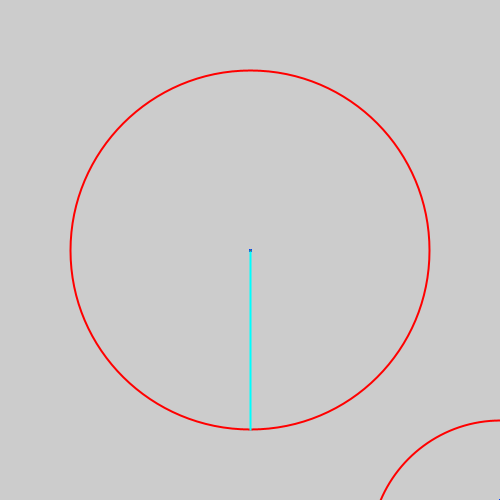
Frame 1 (no input)
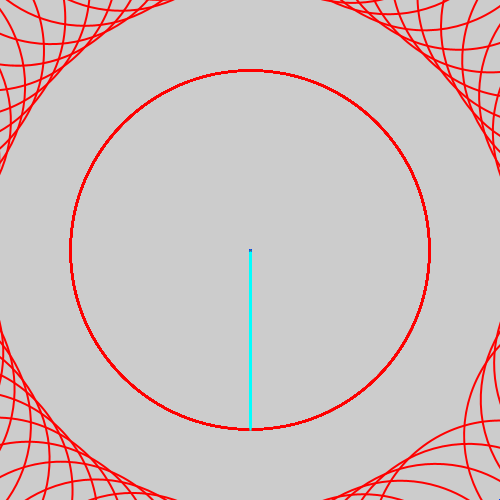
Frame 60 (the mouse pressed at the canvas centre just before this capture)
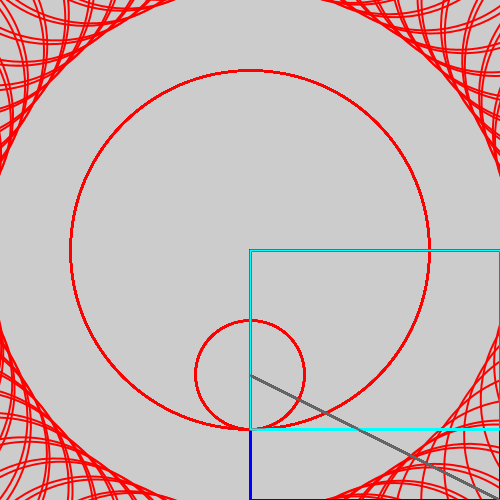
Frame 120 (the mouse held since frame 60 and released just before this capture)

The Processing sketch that drew these frames (run headless with seeded random() and noise(); from frame 60 on, the mouse is pressed at the canvas centre):

// Processing sketch: processing_39624
// ── processing_39624.pde

//GoldenRule rule1;
GoldenRule ruleX;

float rot = 0.0;


void setup() {
  frameRate (20);
  size(500, 500);
  //gr1 = new goldenRule(0,0,0,0);
  //rule1 = new GoldenRule(100.0);
  ruleX= new GoldenRule(111);
  smooth();
}












void keyPressed() {

  if ((key == 'q') || (key == 'Q')) {
    ruleX.change ("circle");
  }
}

void draw() {

  ruleX.draw(mouseX);
  


  // rule1.draw();

  pushMatrix();

  translate(width/2, height/2);
  rotate(rot);
  ruleX.draw(100);
  popMatrix();
  rot += 0.1;
}



class GoldenRule {
  float LengthX = 100;
  float LengthY, LengthA;
  color circleColor;
  color squareColor;
  color rectColor;
  color radiusColor;

  GoldenRule(float _LengthX) {

    LengthX = _LengthX;
    LengthY = sqrt((LengthX*LengthX)/2 + (LengthX * LengthX));
    LengthA = LengthX * 1.618;  
    circleColor = color (255, 0, 0);
    squareColor = color (0, 0, 255);
    rectColor = color (0, 255, 255);
    radiusColor = color (100);
  }

  void draw(float _LengthX) {
    LengthX = _LengthX;
    rectMode(CORNER);
    noFill();
    strokeWeight(3);
    stroke(squareColor);//squarecolor
    rect(width/2, height/2, LengthX, LengthX); //square
    noFill();
    strokeWeight(2);
    stroke(circleColor);//circlecolor
    ellipseMode(RADIUS);
    ellipse (width/2, height/2 + LengthX/2, LengthA - LengthX/2, LengthA - LengthX/2);//circle


    rectMode(CENTER);
    stroke (rectColor);//largerect color
    rectMode(CORNER);//large rect
    rect(width/2, height/2, LengthX, LengthA);
    stroke(radiusColor);//radius color
    line(width/2, height/2 + LengthX/2, width/2 + LengthX, height/2 + LengthX); //radius
  }

  void change(String name) {
    if (name.equals("circle")) {
      circleColor = color (int(random(100, 255)), 0, 0);
    }
    else if (name.equals("square")) {
      squareColor = color (0, 0, int(random(40, 255)));
    }
  }
}
